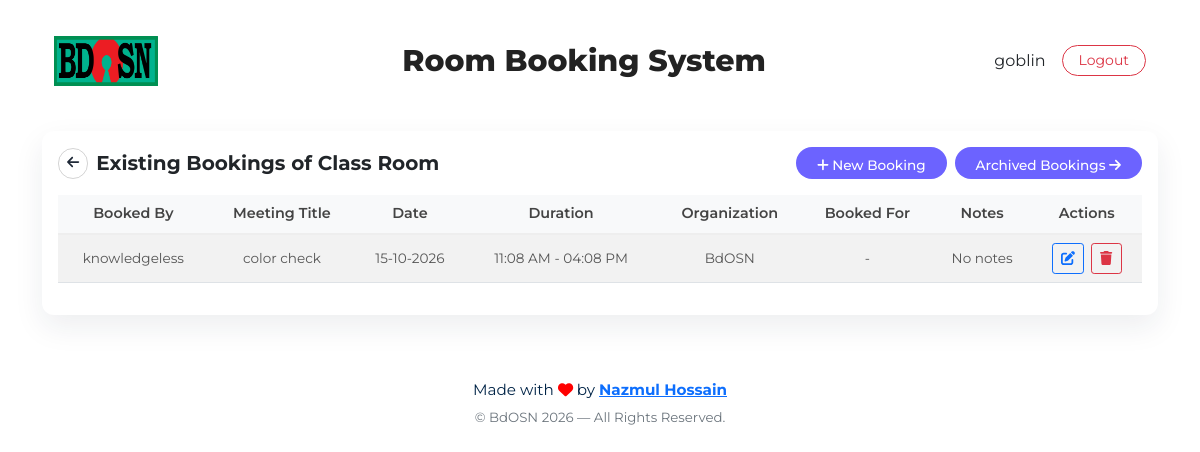
Screenshot of /book/1/ (signed in) with the database file from the repository.
### BookingSystem/models.py (models this page shows, shortened)
class Room(models.Model):
    name = models.CharField(max_length=100, default="Unnamed Room")
    capacity = models.PositiveIntegerField(default=10)

class Booking(models.Model):
    user = models.ForeignKey(User, on_delete=models.CASCADE, null=True, blank=True)
    room = models.ForeignKey(Room, on_delete=models.CASCADE)
    title = models.CharField(max_length=200, default="Untitled Conference")
    conference_date = models.DateField(default=date.today)
    start_time = models.TimeField(default=time(9, 0))   # default 9:00 AM
    end_time = models.TimeField(default=time(10, 0))   # default 10:00 AM
    organization = models.CharField(max_length=100, blank=True, null=True, default="Not specified")  # allow empty
    booked_for = models.CharField(max_length=150, blank=True, null=True, default="Self")  # allow empty
    additional_support = models.TextField(
        blank=True,
        default="No additional support needed"
    )
    class Meta:
        ordering = ['conference_date', 'start_time']
        verbose_name = "Room Booking"
        verbose_name_plural = "Room Bookings"

### BookingSystem/views.py (the view, shortened to what this page needs)
# urls.py: path('book/<int:room_id>/', views.book_room, name='book_room'),
@login_required
def book_room(request, room_id):
    archive_expired_bookings()
    room = get_object_or_404(
        Room,
        id=room_id
    )
    bookings = (
        Booking.objects
        .filter(room=room)
        .select_related("user", "room")
        .order_by(
            "conference_date",
            "start_time"
        )
    )
    return render(
        request,
        "book_room.html",
        {
            "room": room,
            "bookings": bookings,
            "organizations": ORGANIZATIONS,
        }
    )

### BookingSystem/views.py (called while the page is built, shortened)
def archive_expired_bookings():
    now = localtime()
    current_date = now.date()
    current_time = now.time()
    archived_count = 0
    with transaction.atomic():
        expired_bookings = (
            Booking.objects
            .select_for_update()
            .select_related("user", "room")
            .filter(
                conference_date__lte=current_date
            )
        )
    return archived_count

### BookingSystem/templates/book_room.html (shortened to what this page needs)
{% extends "base.html" %}
{% load static %}
{% block links %}
    <link rel="stylesheet" href="{% static "css/home.css" %}">
    <link rel="stylesheet" href="https://cdnjs.cloudflare.com/ajax/libs/font-awesome/6.5.0/css/all.min.css" />
{% endblock links %}
{% block contents %}
<div class="container my-4">
    <div class="row g-4">
        <div class="col-12">
            <div class="card shadow-sm booking-card">
                <div class="card-body">
                    <div class="d-flex flex-column flex-md-row justify-content-between align-items-md-center gap-2 mb-3">
                        <div class="d-flex align-items-center gap-2">
                            <a href="{% url 'home' %}" class="btn btn-outline-secondary rounded-pill btn-sm back-home-btn" aria-label="Back to home">
                                <i class="fa-solid fa-arrow-left"></i>
                            </a>
                            <div class="title">
                                <h5 class="fw-bold m-0">Existing Bookings of {{ room.name }}</h5>
                            </div>
                        </div>
                        <div class="button d-flex flex-wrap gap-2">
                            <a href="#" class="btn btn-purple rounded-pill btn-sm" data-bs-toggle="modal" data-bs-target="#bookingModal"><span class="fix"><i class="fa fa-plus"></i> New Booking</span> </a>
                            {% if user.is_staff %}
                                <a href="#" class="btn btn-purple rounded-pill btn-sm" data-bs-toggle="modal" data-bs-target="#archivedModal"><span class="fix">Archived Bookings <i class="fa fa-arrow-right"></i></span></a>
                            {% endif %}
                        </div>
                    </div>
                    {% if bookings %}
                    <div class="table-responsive">
                        <table class="table table-striped booking-table align-middle">
                            <thead class="table-light">
                                <tr>
                                    <th>Booked By</th>
                                    <th>Meeting Title</th>
                                    <th>Date</th>
                                    <th>Duration</th>
                                    <th>Organization</th>
                                    <th>Booked For</th>
                                    <th>Notes</th>
                                    <th>Actions</th>
                                </tr>
                            </thead>
                            <tbody>
                                {% for booking in bookings %}
                                <tr>
                                    <td>{{ booking.user }}</td>
                                    <td>{{ booking.title }}</td>
                                    <td>{{ booking.conference_date|date:'d-m-Y' }}</td>
                                    <td>{{ booking.start_time|time:'h:i A' }} - {{ booking.end_time|time:'h:i A' }}</td>
                                    <td>{{ booking.organization|default:"-" }}</td>
                                    <td>{{ booking.booked_for|default:"-" }}</td>
                                    <td>{{ booking.additional_support|default:"No notes" }}</td>
                                    <td>
                                        {% if request.user == booking.user or request.user.is_superuser %}
                                            <button type="button" class="btn btn-sm btn-outline-primary me-1"
                                                data-bs-toggle="modal" data-bs-target="#editBookingModal{{ booking.id }}">
                                                <i class="fa-solid fa-pen-to-square"></i>
                                            </button>
                                            <a href="{% url 'delete_booking' booking.id %}"
                                               class="btn btn-sm btn-outline-danger"
                                               onclick="return confirm('Are you sure you want to delete this booking?');">
                                               <i class="fa-solid fa-trash"></i>
                                            </a>
                                        {% else %}
                                            <span class="text-muted">N/A</span>
                                        {% endif %}
                                    </td>
                                </tr>
                                {% endfor %}
                            </tbody>
                        </table>
                    </div>
                    {% else %}
                        <p class="text-muted">No bookings yet for this room.</p>
                    {% endif %}
                </div>
            </div>
        </div>
    </div>
</div>
{% endblock contents %}

### BookingSystem/templates/base.html (shortened to what this page needs)
{% load static %}
<!DOCTYPE html>
<html lang="en">
<head>
    <link rel="stylesheet" href="{% static 'css/base.css' %}" />
    <link rel="stylesheet" href="{% static 'css/bootstrap.min.css' %}" />
    <link rel="stylesheet" href="https://cdnjs.cloudflare.com/ajax/libs/font-awesome/6.6.0/css/all.min.css">
    {% block links %}{% endblock links %}
</head>
<body>
<nav class="container navbar navbar-expand-lg py-3 menubar">
  <div class="container-fluid">
    <a class="navbar-brand d-flex align-items-center fw-bold fs-4 text-primary" href="/">
      <img src="{% static 'img/bdosn_logo.jpeg' %}" alt="MASLab" class="img-fluid" style="max-height: 50px;">
    </a>
    <div class="mx-auto d-none d-lg-block">
      <h4 class="mb-0 text-center fw-semibold title">Room Booking System</h4>
    </div>
    <div class="d-flex align-items-center">
      {% if user.is_authenticated %}
        <span class="me-3 text-dark fw-semibold"> {{ user.username }}</span>
        <a href="{% url 'logout' %}" class="btn btn-sm px-3 rounded-pill btn-outline-danger"><span class="mt-2">Logout</span></a>
      {% else %}
        <a href="{% url 'login' %}" class="btn btn-sm px-3 rounded-pill btn-outline-primary"><span class="fix">Login</span></a>
      {% endif %}
    </div>
  </div>
</nav>
{% block contents %}{% endblock contents %}
<footer class="footer mt-5 mb-0 py-3 text-light">
  <div class="container text-center">
    <p class="mb-1">
      Made with <span class="text-warning"><i class="fa-solid fa-heart"></i></span> by <strong> <a href="https://wwww.facebook.com/nazmul.XI"> Nazmul Hossain </a> </strong>
    </p>
    <small class="text-muted">© BdOSN 2026 — All Rights Reserved.</small>
  </div>
</footer>
</body>
</html>

### static/css/base.css (style rules this page uses)
* { margin: 0; padding: 0; box-sizing: border-box; font-family: "Montserrat", sans-serif; }
.navbar { margin: 15px 0; }
.navbar .title { font-family: "Montserrat", sans-serif !important; font-size: 30px; font-weight: 800; color: #222222; }
.footer, .footer p { font-family: "Montserrat", sans-serif; color: #002447 !important; font-size: 0.95rem; }
.footer strong { color: #002447 !important; transition: color 0.3s ease; }
.footer .text-warning { color: red !important; }
.fix { margin-top: 4px !important; }

### static/css/home.css (style rules this page uses)
.card { background: #fff; border-radius: 16px; border: 1px solid rgba(108, 99, 255, 0.08); box-shadow: 0 12px 30px rgba(23, 34, 61, 0.08) !important; }
.back-home-btn { border-color: rgba(17, 17, 17, 0.18); color: #1f2937; }
.btn-purple { background: #6c63ff; color: #fff !important; font-size: 12px; font-weight: 700; padding: 6px 14px; border-radius: 50px; }
.btn-purple span { margin-top: 3px; }
.booking-card { border-radius: 12px; border: none; background: #fff; }
.btn-purple { background: #6c63ff; color: #fff; border-radius: 50px; font-size: 0.85rem; font-weight: 500; padding: 5px 20px; line-height: 1.2; display: inline-flex; align-items: center; justify-content: center; text-align: center; }
.booking-table th { text-align: center; font-size: 0.9rem; font-weight: 600; font-family: "Montserrat", sans-serif; color: #444; }
.booking-table td { text-align: center; font-size: 0.85rem; font-family: "Montserrat", sans-serif; color: #555; }
.booking-table thead { border-bottom: 2px solid #eee; }

### rows the page displays
Room: name "Class Room"
Booking: user "knowledgeless", title "color check", conference_date "15-10-2026", start_time "11:08 AM", end_time "04:08 PM", organization "BdOSN", booked_for "-", additional_support "No notes"

### other values shown
{{ user.username }} "goblin"
